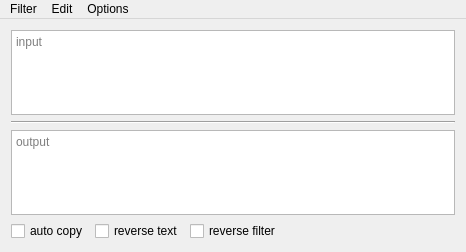
<?xml version="1.0" encoding="UTF-8"?>
<ui version="4.0">
 <class>MainWindow</class>
 <widget class="QMainWindow" name="MainWindow">
  <property name="enabled">
   <bool>true</bool>
  </property>
  <property name="geometry">
   <rect>
    <x>0</x>
    <y>0</y>
    <width>466</width>
    <height>252</height>
   </rect>
  </property>
  <property name="windowTitle">
   <string>Text Filter 1.1</string>
  </property>
  <property name="windowIcon">
   <iconset resource="ico.qrc">
    <normaloff>:/incons/textfilter.png</normaloff>:/incons/textfilter.png</iconset>
  </property>
  <property name="windowOpacity">
   <double>1.000000000000000</double>
  </property>
  <property name="autoFillBackground">
   <bool>true</bool>
  </property>
  <property name="dockOptions">
   <set>QMainWindow::AllowNestedDocks|QMainWindow::AllowTabbedDocks|QMainWindow::AnimatedDocks|QMainWindow::VerticalTabs</set>
  </property>
  <property name="unifiedTitleAndToolBarOnMac">
   <bool>true</bool>
  </property>
  <widget class="QWidget" name="centralWidget">
   <layout class="QGridLayout" name="gridLayout">
    <item row="5" column="3">
     <spacer name="horizontalSpacer">
      <property name="orientation">
       <enum>Qt::Horizontal</enum>
      </property>
      <property name="sizeHint" stdset="0">
       <size>
        <width>40</width>
        <height>20</height>
       </size>
      </property>
     </spacer>
    </item>
    <item row="5" column="1">
     <widget class="QCheckBox" name="revtext">
      <property name="text">
       <string>reverse text</string>
      </property>
     </widget>
    </item>
    <item row="5" column="2">
     <widget class="QCheckBox" name="checkBox">
      <property name="text">
       <string>reverse filter</string>
      </property>
     </widget>
    </item>
    <item row="5" column="0">
     <widget class="QCheckBox" name="autocopy">
      <property name="text">
       <string>auto copy</string>
      </property>
      <property name="checked">
       <bool>false</bool>
      </property>
      <property name="autoExclusive">
       <bool>false</bool>
      </property>
      <property name="tristate">
       <bool>false</bool>
      </property>
     </widget>
    </item>
    <item row="2" column="0" colspan="5">
     <widget class="QPlainTextEdit" name="input">
      <property name="placeholderText" stdset="0">
       <string>input</string>
      </property>
     </widget>
    </item>
    <item row="4" column="0" colspan="5">
     <widget class="QPlainTextEdit" name="output">
      <property name="readOnly">
       <bool>true</bool>
      </property>
      <property name="placeholderText" stdset="0">
       <string>output</string>
      </property>
     </widget>
    </item>
    <item row="5" column="4">
     <widget class="QLabel" name="label">
      <property name="text">
       <string/>
      </property>
      <property name="textFormat">
       <enum>Qt::AutoText</enum>
      </property>
      <property name="pixmap">
       <pixmap resource="ico.qrc">:/incons/textfilter.png</pixmap>
      </property>
      <property name="scaledContents">
       <bool>true</bool>
      </property>
     </widget>
    </item>
    <item row="3" column="0" colspan="5">
     <widget class="Line" name="separate">
      <property name="enabled">
       <bool>true</bool>
      </property>
      <property name="sizePolicy">
       <sizepolicy hsizetype="Minimum" vsizetype="Fixed">
        <horstretch>0</horstretch>
        <verstretch>0</verstretch>
       </sizepolicy>
      </property>
      <property name="minimumSize">
       <size>
        <width>244</width>
        <height>0</height>
       </size>
      </property>
      <property name="orientation">
       <enum>Qt::Horizontal</enum>
      </property>
     </widget>
    </item>
   </layout>
  </widget>
  <widget class="QMenuBar" name="menuBar">
   <property name="geometry">
    <rect>
     <x>0</x>
     <y>0</y>
     <width>466</width>
     <height>25</height>
    </rect>
   </property>
   <property name="autoFillBackground">
    <bool>true</bool>
   </property>
   <property name="nativeMenuBar">
    <bool>true</bool>
   </property>
   <widget class="QMenu" name="menuEdit">
    <property name="autoFillBackground">
     <bool>true</bool>
    </property>
    <property name="title">
     <string>Edit</string>
    </property>
    <addaction name="actionUndo"/>
    <addaction name="actionRedo"/>
    <addaction name="separator"/>
    <addaction name="actionCut"/>
    <addaction name="actionCopy"/>
    <addaction name="actionPaste"/>
    <addaction name="separator"/>
    <addaction name="actionClear"/>
   </widget>
   <widget class="QMenu" name="menuFile">
    <property name="enabled">
     <bool>true</bool>
    </property>
    <property name="autoFillBackground">
     <bool>true</bool>
    </property>
    <property name="title">
     <string>Filter</string>
    </property>
    <addaction name="actionNew_Filter"/>
    <addaction name="actionOpen_Filter"/>
    <addaction name="actionSave_Filter_As"/>
    <addaction name="separator"/>
    <addaction name="actionEdit_Filter"/>
    <addaction name="separator"/>
    <addaction name="actionQuit"/>
   </widget>
   <widget class="QMenu" name="menuOptions">
    <property name="autoFillBackground">
     <bool>true</bool>
    </property>
    <property name="title">
     <string>Options</string>
    </property>
    <addaction name="actionAlways_on_top"/>
    <addaction name="actionFrameless"/>
    <addaction name="actionTransparent"/>
   </widget>
   <addaction name="menuFile"/>
   <addaction name="menuEdit"/>
   <addaction name="menuOptions"/>
  </widget>
  <action name="actionCopy">
   <property name="text">
    <string>Copy</string>
   </property>
   <property name="shortcut">
    <string>Ctrl+C</string>
   </property>
  </action>
  <action name="actionPaste">
   <property name="text">
    <string>Paste</string>
   </property>
   <property name="shortcut">
    <string>Ctrl+V</string>
   </property>
  </action>
  <action name="actionClear">
   <property name="text">
    <string>Clear</string>
   </property>
   <property name="shortcut">
    <string>Ctrl+B</string>
   </property>
  </action>
  <action name="actionCut">
   <property name="text">
    <string>Cut</string>
   </property>
   <property name="toolTip">
    <string>Cut</string>
   </property>
   <property name="shortcut">
    <string>Ctrl+X</string>
   </property>
  </action>
  <action name="actionUndo">
   <property name="text">
    <string>Undo</string>
   </property>
   <property name="shortcut">
    <string>Ctrl+Z</string>
   </property>
  </action>
  <action name="actionRedo">
   <property name="text">
    <string>Redo</string>
   </property>
   <property name="shortcut">
    <string>Ctrl+Y</string>
   </property>
  </action>
  <action name="actionEdit_Filter">
   <property name="text">
    <string>Edit</string>
   </property>
  </action>
  <action name="actionOpen_Filter">
   <property name="text">
    <string>Open</string>
   </property>
  </action>
  <action name="actionNew_Filter">
   <property name="text">
    <string>New</string>
   </property>
  </action>
  <action name="actionSave_Filter_As">
   <property name="text">
    <string>Save as</string>
   </property>
  </action>
  <action name="actionQuit">
   <property name="text">
    <string>Quit</string>
   </property>
  </action>
  <action name="actionAlways_on_top">
   <property name="checkable">
    <bool>true</bool>
   </property>
   <property name="text">
    <string>Always on top</string>
   </property>
  </action>
  <action name="actionFrameless">
   <property name="checkable">
    <bool>true</bool>
   </property>
   <property name="text">
    <string>Frameless</string>
   </property>
  </action>
  <action name="actionMore">
   <property name="text">
    <string>More</string>
   </property>
  </action>
  <action name="actionTransparent">
   <property name="checkable">
    <bool>true</bool>
   </property>
   <property name="text">
    <string>Transparent</string>
   </property>
  </action>
 </widget>
 <layoutdefault spacing="6" margin="11"/>
 <tabstops>
  <tabstop>input</tabstop>
  <tabstop>output</tabstop>
  <tabstop>autocopy</tabstop>
 </tabstops>
 <resources>
  <include location="ico.qrc"/>
 </resources>
 <connections>
  <connection>
   <sender>actionPaste</sender>
   <signal>triggered()</signal>
   <receiver>input</receiver>
   <slot>paste()</slot>
   <hints>
    <hint type="sourcelabel">
     <x>-1</x>
     <y>-1</y>
    </hint>
    <hint type="destinationlabel">
     <x>225</x>
     <y>75</y>
    </hint>
   </hints>
  </connection>
  <connection>
   <sender>actionClear</sender>
   <signal>triggered()</signal>
   <receiver>input</receiver>
   <slot>clear()</slot>
   <hints>
    <hint type="sourcelabel">
     <x>-1</x>
     <y>-1</y>
    </hint>
    <hint type="destinationlabel">
     <x>225</x>
     <y>75</y>
    </hint>
   </hints>
  </connection>
  <connection>
   <sender>actionCopy</sender>
   <signal>triggered()</signal>
   <receiver>input</receiver>
   <slot>copy()</slot>
   <hints>
    <hint type="sourcelabel">
     <x>-1</x>
     <y>-1</y>
    </hint>
    <hint type="destinationlabel">
     <x>225</x>
     <y>75</y>
    </hint>
   </hints>
  </connection>
  <connection>
   <sender>actionCut</sender>
   <signal>triggered()</signal>
   <receiver>input</receiver>
   <slot>cut()</slot>
   <hints>
    <hint type="sourcelabel">
     <x>-1</x>
     <y>-1</y>
    </hint>
    <hint type="destinationlabel">
     <x>225</x>
     <y>75</y>
    </hint>
   </hints>
  </connection>
  <connection>
   <sender>actionUndo</sender>
   <signal>triggered()</signal>
   <receiver>input</receiver>
   <slot>undo()</slot>
   <hints>
    <hint type="sourcelabel">
     <x>-1</x>
     <y>-1</y>
    </hint>
    <hint type="destinationlabel">
     <x>201</x>
     <y>96</y>
    </hint>
   </hints>
  </connection>
  <connection>
   <sender>actionRedo</sender>
   <signal>triggered()</signal>
   <receiver>input</receiver>
   <slot>redo()</slot>
   <hints>
    <hint type="sourcelabel">
     <x>-1</x>
     <y>-1</y>
    </hint>
    <hint type="destinationlabel">
     <x>201</x>
     <y>96</y>
    </hint>
   </hints>
  </connection>
  <connection>
   <sender>actionQuit</sender>
   <signal>triggered()</signal>
   <receiver>MainWindow</receiver>
   <slot>close()</slot>
   <hints>
    <hint type="sourcelabel">
     <x>-1</x>
     <y>-1</y>
    </hint>
    <hint type="destinationlabel">
     <x>201</x>
     <y>149</y>
    </hint>
   </hints>
  </connection>
  <connection>
   <sender>actionCopy</sender>
   <signal>triggered()</signal>
   <receiver>output</receiver>
   <slot>copy()</slot>
   <hints>
    <hint type="sourcelabel">
     <x>-1</x>
     <y>-1</y>
    </hint>
    <hint type="destinationlabel">
     <x>191</x>
     <y>148</y>
    </hint>
   </hints>
  </connection>
  <connection>
   <sender>actionCut</sender>
   <signal>triggered()</signal>
   <receiver>output</receiver>
   <slot>copy()</slot>
   <hints>
    <hint type="sourcelabel">
     <x>-1</x>
     <y>-1</y>
    </hint>
    <hint type="destinationlabel">
     <x>191</x>
     <y>148</y>
    </hint>
   </hints>
  </connection>
 </connections>
</ui>
